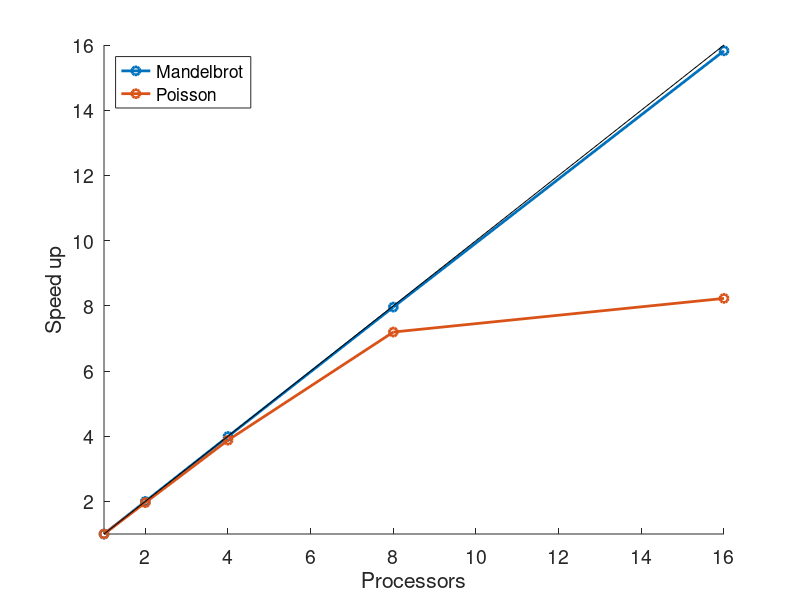

Write MATLAB code to recreate this figure. (Note: this script raises an error after producing the figure.)
clear; close all;
mandel = load('mandelbrot.txt');
poisson = load('3_omp-jacobi/4th_with_collapse/3.4.txt');

N = 4096;
poisson = poisson(poisson(:,2)==N,:);

mandelS = ones(length(mandel),1);
poissonS = mandelS;

for i=2:length(mandel)
    mandelS(i) = mandel(1,2)/mandel(i,2);
    poissonS(i) = poisson(1,4)/poisson(i,4);
end


figure
hold on
plot(mandel(:,1),mandelS,'-o','LineWidth',2)
plot(poisson(:,1),poissonS,'-o','LineWidth',2)
plot(1:16,1:16,'k')

legend('Mandelbrot','Poisson','Location','northwest');

xlabel('Processors')
ylabel('Speed up')
set(gca,'fontsize',14);
set(gcf, 'Color', 'w');
axis([1 16 1 16])
export_fig 'mandelbrotComp.png'
